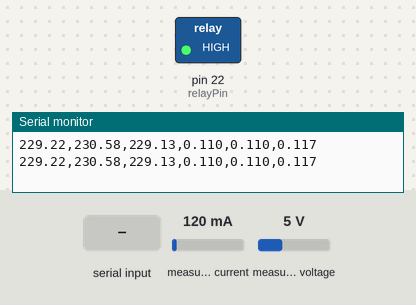
The sketch below on a simulated Arduino Mega 2560, built with avr-gcc and run on an emulated ATmega2560. On the bench: switched loads named in the sketch (green lamp = pin HIGH), the last lines printed to the serial monitor. The test bench sets the inputs (shaded band); at power-on: measured current 120 mA, measured voltage 5 V.

Above: at 2.2 s.
2.3 s: "UNBALANCE\n" received over Serial
At 3.6 s:
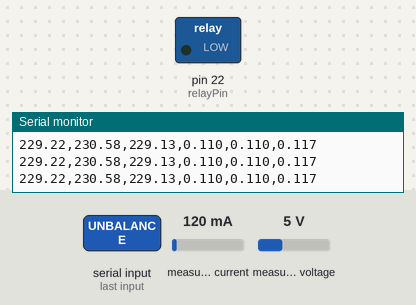
4.7 s: "BALANCE\n" received over Serial
At 6.5 s:
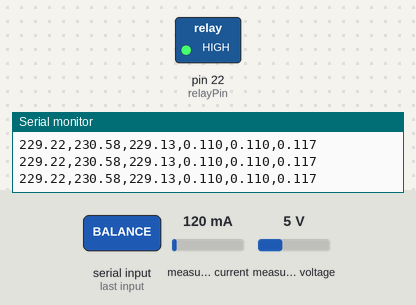
Timing chart, 0 to 8.0 s (numbered marks = the images above; inputs shaded):
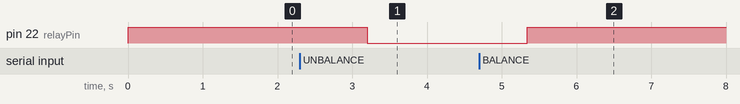

The sketch:

Program_ArduinoMega.ino
```cpp
#include <PZEM004Tv30.h>

// PZEM pada masing-masing port serial Mega
PZEM004Tv30 pzemR(&Serial1, 0x03);
PZEM004Tv30 pzemS(&Serial2);
PZEM004Tv30 pzemT(&Serial3, 0x01);

// Pin Relay
const int relayPin = 22;

// Variabel Data
float teganganR, teganganS, teganganT;
float arusR, arusS, arusT;

// KOEFISIEN KALIBRASI
// Fase R
const float CAL_V_R = 0.9966;
const float CAL_I_R = 0.9179;

// Fase S
const float CAL_V_S = 1.0025;
const float CAL_I_S = 0.9204;

// Fase T
const float CAL_V_T = 0.9962;
const float CAL_I_T = 0.9725;
//

void setup() {
  Serial.begin(9600);
  Serial1.begin(9600);
  Serial2.begin(9600);
  Serial3.begin(9600);

  // Setup Relay
  pinMode(relayPin, OUTPUT);
  digitalWrite(relayPin, HIGH); // Relay OFF awal

  delay(1000);
}

void bacaPZEM() {
  //Nilai Mentah (Raw)
  float raw_vR = pzemR.voltage();
  float raw_vS = pzemS.voltage();
  float raw_vT = pzemT.voltage();

  float raw_iR = pzemR.current();
  float raw_iS = pzemS.current();
  float raw_iT = pzemT.current();

  //Kalibrasi (Raw * Faktor)
  if (!isnan(raw_vR)) teganganR = raw_vR * CAL_V_R;
  else teganganR = 0;
  if (!isnan(raw_vS)) teganganS = raw_vS * CAL_V_S;
  else teganganS = 0;
  if (!isnan(raw_vT)) teganganT = raw_vT * CAL_V_T;
  else teganganT = 0;
  if (!isnan(raw_iR)) arusR = raw_iR * CAL_I_R;
  else arusR = 0;
  if (!isnan(raw_iS)) arusS = raw_iS * CAL_I_S;
  else arusS = 0;
  if (!isnan(raw_iT)) arusT = raw_iT * CAL_I_T;
  else arusT = 0;
}

void loop() {
  bacaPZEM();

  // Kirim data ke main.py
  Serial.print(teganganR, 2); Serial.print(",");
  Serial.print(teganganS, 2); Serial.print(",");
  Serial.print(teganganT, 2); Serial.print(",");
  Serial.print(arusR, 3); Serial.print(",");
  Serial.print(arusS, 3); Serial.print(",");
  Serial.println(arusT, 3);

  //terima perintah dari main.py
  if (Serial.available() > 0) {
    String command = Serial.readStringUntil('\n');
    command.trim();

    if (command == "UNBALANCE") {
      digitalWrite(relayPin, LOW); // Relay ON
    }
    else if (command == "BALANCE") {
      digitalWrite(relayPin, HIGH); // Relay OFF
    }
  }

  delay(1000);
}
```

Measured:
- after the input at 2.3 s, pin 22 (relayPin): HIGH → LOW after 0.90 s
- after the input at 4.7 s, pin 22 (relayPin): LOW → HIGH after 0.64 s
